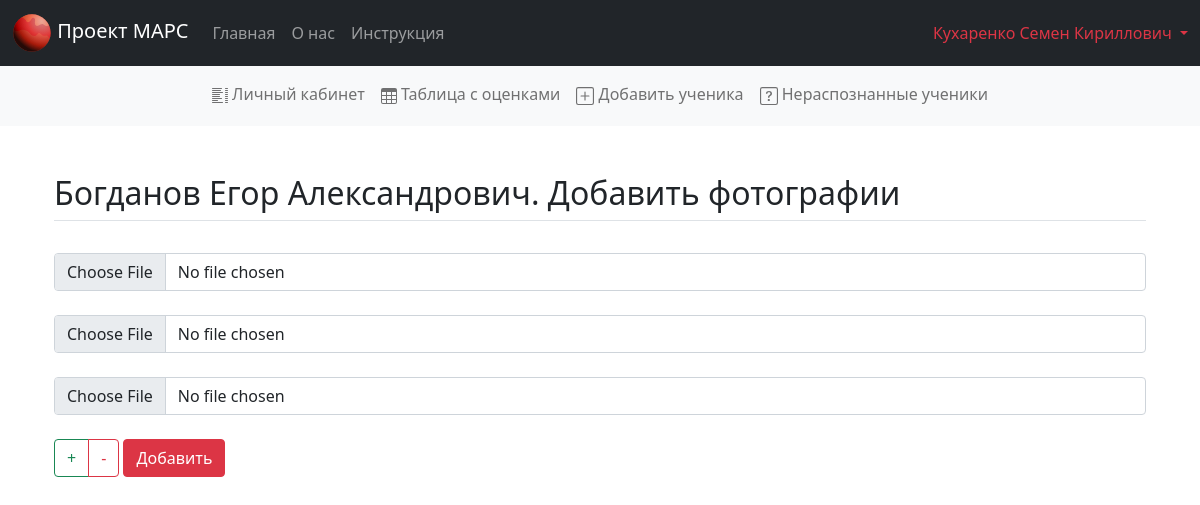
Page /lk/add_student_photo/student_id=5 (signed in) on the committed database.
### app.py (models this page shows, shortened)
class Teacher(db.Model):
    id = db.Column(db.Integer, primary_key=True)
    name = db.Column(db.String(100), nullable=False)
    login = db.Column(db.String(100), nullable=False)
    password = db.Column(db.String(100), nullable=False)

class Student(db.Model):
    id = db.Column(db.Integer, primary_key=True)
    name = db.Column(db.String(100), nullable=False)
    cl = db.Column(db.Integer, nullable=False)
    teacher_id = db.Column(db.Integer)

### app.py (the view, shortened to what this page needs)
@app.route('/lk/add_student_photo/student_id=<int:st_id>', methods=["POST", "GET"])
def add_photo(st_id):
    id = session.get('user_id')
    if id == None:
        return redirect('/error_no_access')
    photo_list = []
    cur = get_connection_read()
    name = cur.execute(f'SELECT name FROM student WHERE id = {st_id}').fetchone()[0]
    def form_photo_list():
        photo_list.clear()
        for i in range(session['edit_student_photo_num']):
            photo_list.append('photo' + str(i))
    form_photo_list()
    return render_template('edit_student_photo.html', photo_list=photo_list, name=name)

### app.py (called while the page is built)
def get_connection_read():
    return sqlite3.connect(APP_ROOT + 'data.db').cursor()

@app.before_request
def load_logged_in_user():
    id = session.get('user_id')
    if id is None:
        g.teacher_name = None
    else:
        cur = get_connection_read()
        teacher = cur.execute('SELECT * FROM teacher WHERE id = ?', (id,)).fetchone()
        g.teacher_name = teacher[1]

### templates/edit_student_photo.html (shortened to what this page needs)
{% extends 'base.html' %}
{% block body %}
<body>
  <div class="container px-4 py-5" id="body">
    <h2 class="pb-2 border-bottom">{{ name }}. Добавить фотографии</h2>
    <form method="post" enctype = "multipart/form-data">
      <br>
      {% for i in photo_list %}
          <input name={{ i }} id={{ i }} type="file" class="form-control">
          <br>
      {% endfor %}
      <div class="btn-group">
        <button type="submit" class="btn btn-outline-success" name="increase_photo_num">+</button>
        <button type="submit" class="btn btn-outline-danger" name="decrease_photo_num">-</button>
      </div>
      <button type="submit" class="btn btn-danger" name="add_photo" onclick="onClick(document.getElementById('body'))">Добавить</button>
    </form>
  </div>
</body>
{% endblock %}

### templates/base.html (shortened to what this page needs)
<!DOCTYPE html>
<html lang="en">
<head>
    <link href="{{url_for('static', filename = 'css/bootstrap.min.css')}}" rel="stylesheet">
</head>
<body>
<nav class="navbar navbar-expand-sm navbar-dark bg-dark" aria-label="navbar">
  <div class="container-fluid">
    <a class="navbar-brand" href="/">
      <img src="{{url_for('static', filename = 'img/project-mars-icon.svg')}}" width="40" height="40">
      Проект МАРС
    </a>
    <div class="collapse navbar-collapse">
      <ul class="navbar-nav me-auto mb-2 mb-sm-0">
        <li class="nav-item">
          <a class="nav-link" href="/">Главная</a>
        </li>
        <li class="nav-item">
          <a class="nav-link" href="/about">О нас</a>
        </li>
        <li class="nav-item">
          <a class="nav-link" href="/instruction">Инструкция</a>
        </li>
      </ul>
    </div>
    {% if g.teacher_name %}
    <div class="flex-shrink-0 dropdown">
        <a href="#" class="d-block text-decoration-none dropdown-toggle text-danger" id="dropdownUser2" data-bs-toggle="dropdown" aria-expanded="false">
          {{ g.teacher_name }}
        </a>
      </div>
    {% else %}
    <div class="col-md-3 text-end">
      <a href="/login"><button type="button" class="btn btn-outline-danger me-2">Вход</button></a>
      <a href="/register"><button type="button" class="btn btn-danger">Регистрация</button></a>
    </div>
    {% endif %}
  </div>
</nav>
  {% if g.teacher_name %}
    <nav class="navbar navbar-expand-sm navbar-light bg-light">
      <div class="collapse navbar-collapse" id="navbarsExample03">
        <ul class="navbar-nav me-auto mb-2 mb-sm-1" style="margin: auto;">
          <li class="nav-item">
            <a href="/lk" class="nav-link">
                Личный кабинет
            </a>
          </li>
          <li class="nav-item">
            <a href = "/lk/data_results/type=unknown" class="nav-link">
              Таблица с оценками
            </a>
          </li>
          <li class="nav-item">
            <a href = "/lk/add_student" class="nav-link">
              Добавить ученика
            </a>
          </li>
          <li class="nav-item">
            <a href="/lk/undefined_students" class="nav-link">
              Нераспознанные ученики
          </a>
          </li>
        </ul>
    </div>
  </nav>
  {% endif %}
  {% block body %} {% endblock %}
</body>
</html>

### rows in the picture
Teacher: teacher_name "Кухаренко Семен Кириллович"
Student: name "Богданов Егор Александрович"
